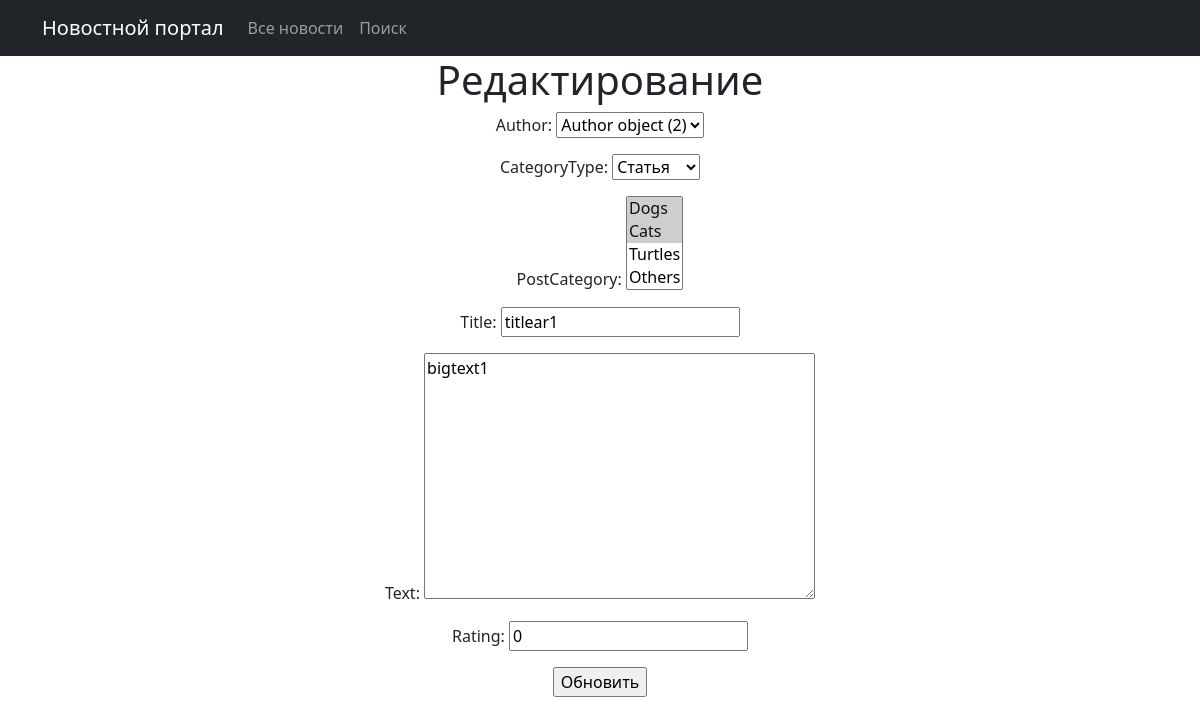
The page /news/2/edit/ (signed in) on the database its author committed.
### News/models.py (models this page shows, shortened)
class Post(models.Model):
    author = models.ForeignKey(Author, on_delete=models.CASCADE)
    NEWS = 'NW'
    ARTICLE = 'AR'
    CATEGORY_CHOICES = (
        (NEWS, 'Новость'),
        (ARTICLE, 'Статья'),
    )
    categoryType = models.CharField(max_length=2, choices=CATEGORY_CHOICES, default=ARTICLE)
    dateCreation = models.DateTimeField(auto_now_add=True)
    postCategory = models.ManyToManyField(Category, through='PostCategory')
    title = models.CharField(max_length=128)
    text = models.TextField()
    rating = models.SmallIntegerField(default=0)

### News/views.py (the view)
# urls.py: path('<int:pk>/edit/', PostEdit.as_view()),
class PostEdit(PermissionRequiredMixin, UpdateView):
    permission_required = ('newsapp.edit_post',)
    form_class = PostForm
    model = Post
    template_name = 'flatpages/edit.html'

### News/forms.py
class PostForm(forms.ModelForm):
    class Meta:
        model = Post
        fields = '__all__'

### News/models.py (called while the page is built)
    def __str__(self):
        return f'{self.name}'

### templates/flatpages/edit.html (shortened to what this page needs)
{% extends 'flatpages/default.html' %}
{% load custom_filters %}
{% load custom_tags %}
{% block content %}
<h1>Редактирование</h1>
<form action="" method="post">
    {{ form.as_p }}
<input type="submit" value="Обновить" />
</form>
{% endblock content %}

### rows shown on the page
Post: author "Author object (2)", categoryType "Статья", title "titlear1", text "bigtext1", rating "0"
